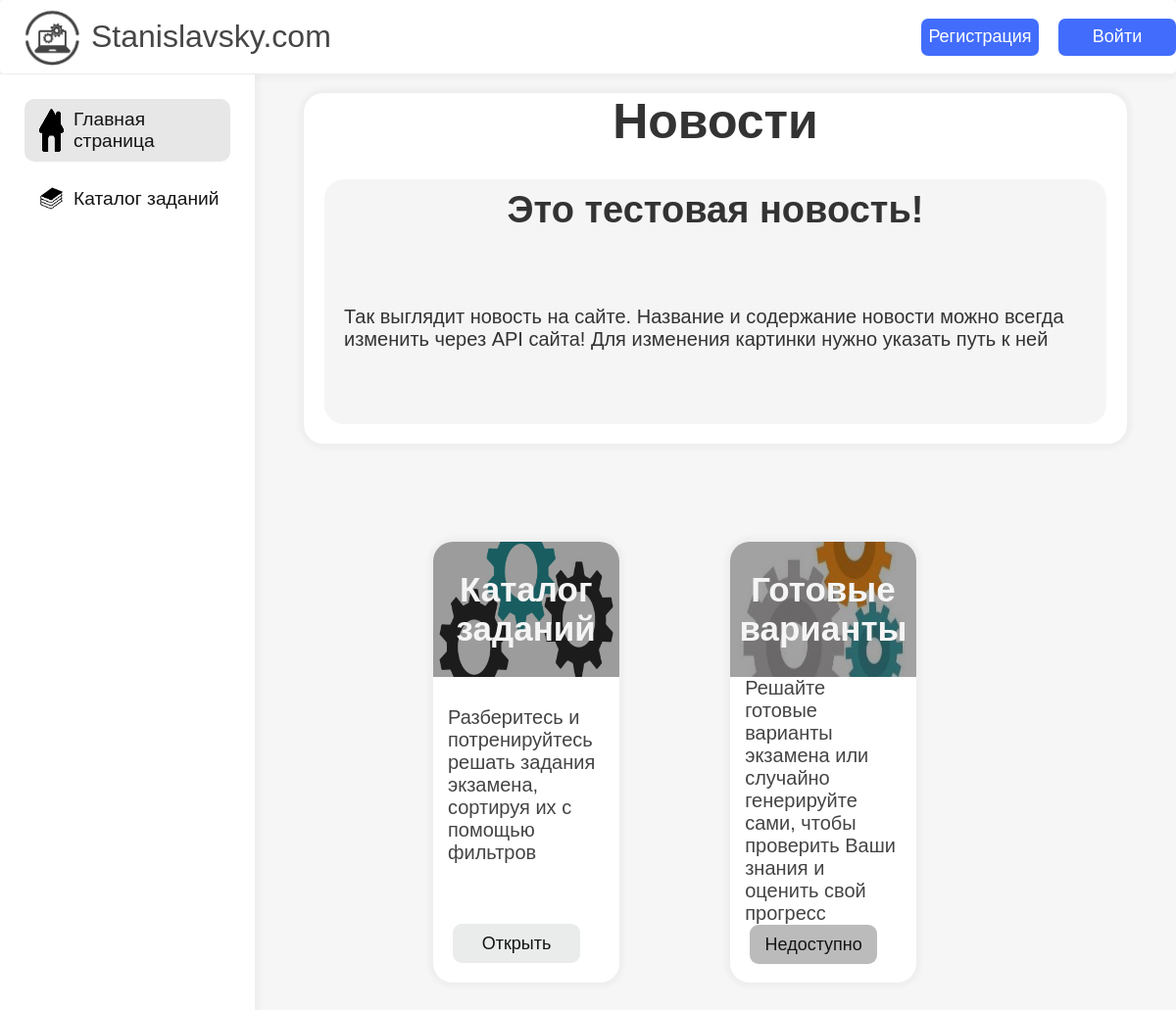
The page / on the database its author committed.
### data/news.py (models this page shows)
class News(SqlAlchemyBase, SerializerMixin):
    __tablename__ = 'news'
    id = sqlalchemy.Column(sqlalchemy.Integer,
                           primary_key=True, autoincrement=True)
    name = sqlalchemy.Column(sqlalchemy.String)
    content = sqlalchemy.Column(sqlalchemy.String)
    image = sqlalchemy.Column(sqlalchemy.String)

### server.py (the view)
@app.route('/')
def main():
    params = {
        'news': db_sess.get(News, 1),
        'title': 'Главная страница',
        'active': '1'
    }
    return render_template('MainPage.html', **params)

### templates/MainPage.html (shortened to what this page needs)
{% extends 'Base.html' %}
{% block content %}
<link rel="stylesheet" href="/static/MainPage/styles/content.css">
<link rel="stylesheet" href="/static/MainPage/styles/news.css">
<div class="news-section">
    <h1 class="section-header">Новости</h1>
    <ul class="news-grid">
        <li class="grid-1">
            <div class="text-news">
                <h1>{{news.name}}</h1>
                <p>{{news.content}}</p>
            </div>
        </li>
    </ul>
</div>
<div class="content-grid">
    <article>
        <div class="image-layer1">
            <h1 class="img-h1-1">Каталог заданий</h1>
        </div>
        <p>Разберитесь и потренируйтесь решать задания экзамена, сортируя их с помощью фильтров</p>
        <button>
            <a href="/catalog" style="text-decoration: none; color: rgb(19, 19, 19); display: flex; align-content: center; height: 100%; justify-content: center; align-items: center;"><span>Открыть</span></a>
        </button>
    </article>
    <article>
        <div class="image-layer2">
            <h1 class="img-h1-2">Готовые варианты</h1>
        </div>
        <p>Решайте готовые варианты экзамена или случайно генерируйте сами, чтобы проверить Ваши знания и оценить свой прогресс</p>
        {% if current_user.is_authenticated %}
            <button>
                <a href="/variants/choose" style="text-decoration: none; color: rgb(19, 19, 19); display: flex; align-content: center; height: 100%; justify-content: center; align-items: center;"><span>Открыть</span></a>
            </button>
        {% else %}
            <button style="cursor: default; pointer-events: none; background-color: rgb(187, 187, 187);">
                Недоступно
            </button>
        {% endif %}
    </article>
</div>
{% endblock %}

### static/Base/styles/Main.css (style rules this page uses)
* { padding: 0; margin: 0; font-family: 'Gill Sans', 'Gill Sans MT', Calibri, 'Trebuchet MS', sans-serif; }
body { background-color: rgb(246, 246, 246); }

### static/MainPage/styles/content.css (style rules this page uses)
.content-grid { display: flex; margin-top: 100px; margin-left: calc(26% + 130px); height: 450px; width: fit-content; gap: 15%; padding-bottom: 100px; }
.content-grid article { display: grid; background-color: white; height: 450px; width: 25%; border-radius: 20px; box-shadow: 0px 0px 5px 5px rgba(0, 0, 0, 0.03); }
.content-grid article button { height: 40px; width: 130px; margin-left: 20px; margin-bottom: 20px; align-self: flex-end; font-size: large; background: #eaecec; color: rgb(19, 19, 19); appearance: none; border: 0; border-radius: 9px; cursor: pointer; transition: 0.25s, 0.25s; }
.content-grid article .image-layer1 { display: flex; height: 138px; border-top-left-radius: 20px; border-top-right-radius: 20px; background-image: url("/static/cards/opt1.png"); background-size: 100% 100% }
.content-grid article .image-layer2 { display: flex; height: 138px; border-top-left-radius: 20px; border-top-right-radius: 20px; background-image: url("/static/cards/opt2.jpg"); background-size: 100% 100% }
.content-grid article h1 { display: flex; justify-content: center; align-items: center; text-align: center; width: 100%; font-size: 35px; color: rgb(245, 245, 245); }
.content-grid article p { display: flex; margin-left: 15px; margin-right: 15px; font-size: 20px; color: rgb(68, 68, 68); }

### static/MainPage/styles/news.css (style rules this page uses)
.news-section { display: flex; flex-direction: column; margin-top: 95px; margin-left: calc(15% + 130px); height: fit-content; width: 70%; background-color: white; border-radius: 20px; box-shadow: 0px 0px 5px 5px rgba(0, 0, 0, 0.03); }
.news-section .section-header { display: flex; height: min-content; justify-content: center; color: rgb(51, 51, 51); font-size: 50px; }
.news-section .news-grid { padding-bottom: 20px; width: 100%; }
.news-section .news-grid li { display: flex; border-radius: 20px; margin-top: 30px; height: 250px; width: 95%; margin-left: 2.5%; background-color: rgb(245, 245, 245); }
.news-section .news-grid li .text-news { display: flex; flex-direction: column; width: 100%; }
.news-section .news-grid li .text-news h1 { display: flex; height: min-content; color: rgb(51, 51, 51); width: 100%; justify-content: center; text-align: center; margin-top: 10px; font-size: 38px; }
.news-section .news-grid li .text-news p { align-content: center; font-size: 20px; height: 100%; margin-left: 20px; margin-right: 20px; color: rgb(51, 51, 51); word-wrap: break-word; }

### rows shown on the page
News: name "Это тестовая новость!", content "Так выглядит новость на сайте. Название и содержание новости можно всегда изменить через API сайта! Для изменения картинки нужно указать путь к ней"
